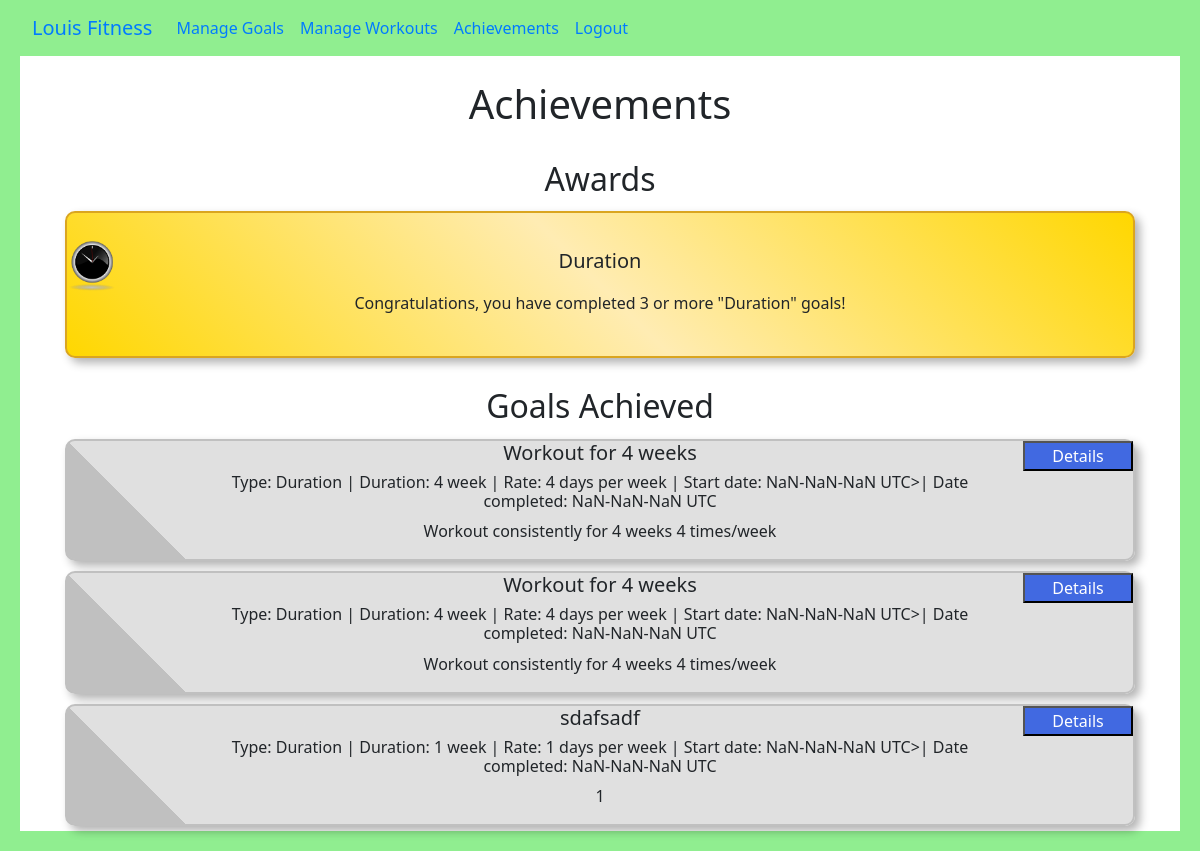
The page /achievements (signed in) on the database its author committed.
### website/models.py (models this page shows, shortened)
class GoalAchieved(db.Model):
    id = db.Column(db.Integer, primary_key=True)
    user_id = db.Column(db.Integer, db.ForeignKey('user.id'))
    title = db.Column(db.String)
    type = db.Column(db.String)
    description = db.Column(db.Text)
    date_started = db.Column(db.DateTime)
    date_finished = db.Column(db.DateTime)
    rate = db.Column(db.Integer)
    duration = db.Column(db.Integer)

### website/views.py (the view)
@views.route("/achievements")
def achievements():
    awards = []
    new_PR_goals_achieved = list(GoalAchieved.query.filter_by(user=current_user, type="New PR"))
    duration_goals_achieved = list(GoalAchieved.query.filter_by(user=current_user, type="Duration"))
    weight_goals_achieved = list(GoalAchieved.query.filter_by(user=current_user, type="Lose/Gain Weight"))
    if len(new_PR_goals_achieved) >= GOALS_ACHIEVED_UNTIL_AWARD:
        awards.append("New PR")
    if len(duration_goals_achieved) >= GOALS_ACHIEVED_UNTIL_AWARD:
        awards.append("Duration")
    if len(weight_goals_achieved) >= GOALS_ACHIEVED_UNTIL_AWARD:
        awards.append("Lose/Gain Weight")
    return render_template('achievements.html', user=current_user, goals_achieved=GoalAchieved.query.all(), awards=awards)

### website/__init__.py (called while the page is built)
def create_app():
    app = Flask(__name__, static_url_path='/static')
    app.secret_key = "sdlklkjsdflk;"
    app.config['SQLALCHEMY_DATABASE_URI'] = f'sqlite:///{DB_NAME}'
    db.init_app(app)
    from .views import views
    from .auth import auth
    from .models import User
    app.register_blueprint(views)
    app.register_blueprint(auth)
    login_manager = LoginManager()
    login_manager.login_view = 'auth.sign_up' # Users not logged in redirected to sign up
    login_manager.init_app(app)
    @login_manager.user_loader
    def load_user(id):
        return User.query.get(int(id))
    with app.app_context():
        db.create_all()
    return app

### website/templates/achievements.html (shortened to what this page needs)
{% extends 'base.html' %}
{% block content %}
    <h1 align="center">Achievements</h1>
    <h2 align="center">Awards</h2>
    {% for award in awards %}
        <div class="rectangle award-rectangle">
            <div class="image-award-title-container">
                {% if award == 'New PR' %}
                    <div class="image-award-title-wrapper">
                        <img class="award-image" src="/static/images/weight.png" width="50" alt="Weight">
                        <div class="text-center">
                            <h5>New PR</h5>
                        </div>
                    </div>
                    <p class="award-description">Congratulations, you have completed 3 or more "New PR" goals!</p>
                {% elif award == 'Duration' %}
                    <div class="image-award-title-wrapper">
                        <img class="award-image" src="/static/images/clock.png" width="50" alt="Duration">
                        <div class="text-center">
                            <h5>Duration</h5>
                        </div>
                    </div>
                    <p class="award-description">Congratulations, you have completed 3 or more "Duration" goals!</p>
                {% endif %}
            </div>
        </div>
    {% endfor %}
    <h2 align="center">Goals Achieved</h2>
    {% for goal_achieved in goals_achieved %}
        {% if goal_achieved.user_id == user.id %}
            <div class="rectangle goal-achieved-rectangle">
                <button name="view-achievement-button" type="submit" class="view-details-button view-achievement-button" onclick="addContentToViewAchievement('{{ goal_achieved.title }}', '{{ goal_achieved.type }}', '{{ goal_achieved.description }}', '{{ goal_achieved.rate }}', '{{ goal_achieved.duration }}', '{{ goal_achieved.date_started }}', '{{ goal_achieved.date_finished }}'); openPopup('view-full-achievement'); editFullAchievementDates()">
                    <span aria-hidden="true" style="color:white">Details</span>
                </button>
                <div class="rectangle-title">
                    <h5>{{ goal_achieved.title }}</h5>
                </div>
                <div class="rectangle-other-info">
                    {% if goal_achieved.type == 'Duration' %}
                        <h6 class="achievement-info">Type: {{ goal_achieved.type }} | Duration: {{ goal_achieved.duration }} week | Rate: {{ goal_achieved.rate }} days per week | Start date: </h6>
                    {% else %}
                        <h6 class="achievement-info">Type: {{ goal_achieved.type }} | Start date: {{ goal_achieved.date_started }} | Date completed: {{ goal_achieved.date_finished }}</h6>
                    {% endif %}
                    <p>{{ goal_achieved.description }}</p>
                </div>
            </div>
        {% endif %}
    {% endfor %}
{% endblock %}

### website/templates/base.html (shortened to what this page needs)
<html>
<head>
    <link href="https://cdn.jsdelivr.net/npm/bootstrap@5.3.3/dist/css/bootstrap.min.css"
    rel="stylesheet"
    >
    <link rel="stylesheet" href="{{ url_for('static', filename='styles/auth.css') }}">
    <link rel="stylesheet" href="{{ url_for('static', filename='styles/views.css') }}">
</head>
<body>
    <nav class="navbar navbar-expand-lg bg-body-tertiary navbar-custom">
      <div class="container-fluid">
        <a class="navbar-brand nav-link" href="{{ url_for('views.home') }}">Louis Fitness</a>
        <div class="collapse navbar-collapse" id="navbarScroll">
          <ul class="navbar-nav me-auto my-2 my-lg-0 navbar-nav-scroll" style="--bs-scroll-height: 100px;">
          {% if user.is_authenticated %}
            <li class="nav-item">
              <a class="nav-link" href="{{ url_for('views.manage_goals') }}">Manage Goals</a>
            </li>
            <li class="nav-item">
              <a class="nav-link" href="{{ url_for('views.manage_workouts') }}">Manage Workouts</a>
            </li>
              <li class="nav-item">
              <a class="nav-link" href="{{ url_for('views.achievements') }}">Achievements</a>
            </li>
            <li class="nav-item">
              <a class="nav-link" href="{{ url_for('auth.logout') }}">Logout</a>
            </li>
          {% endif %}
        </div>
      </div>
    </nav>
    <div class="content">
        {% block content %}{% endblock %}
    </div>
</body>
</html>

### website/static/styles/views.css (style rules this page uses)
.rectangle { width: device-width - 40px; height: auto; text-align: center; position: relative; background: lightgreen; border-style: solid; border-color: black; border-width: 5px; margin: 5px; overflow: hidden; min-height: 147px; flex-direction: column; align-items: center; display: flex; justify-content: center; }
@media (min-width: 800px) { .rectangle-title { max-width: 100%; word-break: break-word; } }
@media (min-width: 800px) { .rectangle-other-info { max-width: 70%; overflow: hidden; word-break: break-word; text-align: center; } }
.view-details-button { position: absolute; top: 0px; right: 0px; width: 110px; height: 30px; background-color: purple; }

### website/templates/base.html (style rules this page uses)
html { width: device-width; border-style: solid; border-color: lightgreen; border-width: 0 20px 20px 20px; box-sizing: border-box; min-height: 100vh; }
.content { visibility: hidden; opacity: 0; transition: visibility 0s 1s, opacity 1s ease; padding: 0 40px 0px 40px; display: grid; }
nav.navbar-custom { background-color: lightgreen !important; }
.navbar-custom .navbar-brand, .navbar-custom .nav-link { color: #007bff; }

### rows shown on the page
GoalAchieved: title "Workout for 4 weeks", type "Duration", duration "4", rate "4", description "Workout consistently for 4 weeks 4 times/week"
GoalAchieved: title "Workout for 4 weeks", type "Duration", duration "4", rate "4", description "Workout consistently for 4 weeks 4 times/week"
GoalAchieved: title "sdafsadf", type "Duration", duration "1", rate "1", description "1"
